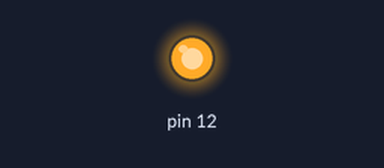
A sketch run on a simulated Arduino Uno, built with avr-gcc and run on an emulated ATmega328P. Parts: output pins drawn as LEDs (lit = HIGH).

Above: at 0.5 s.
At 10.5 s:
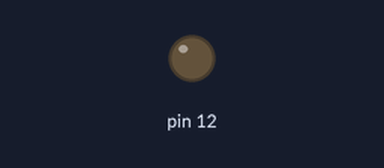
Timing chart, 0 to 15.6 s (numbered marks = the images above):
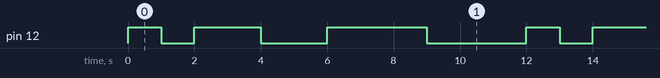

The sketch:

1.ino
```cpp
/*
  This program blinks pin 12 of the Arduino (the
  built-in LED) for 1,2,3 seconds
*/

void setup()
{
  pinMode(12, OUTPUT);
}

void loop()
{
  digitalWrite(12, HIGH);
  delay(1000);
  digitalWrite(12, LOW);
  delay(1000);
  digitalWrite(12, HIGH);
  delay(2000);
  digitalWrite(12, LOW);
  delay(2000);
  digitalWrite(12, HIGH);
  delay(3000);
  digitalWrite(12, LOW);
  delay(3000);
}
```

Measured:
- by itself, pin 12: repeats every 12.0 s: LOW 1.0 s, HIGH 2.0 s, LOW 2.0 s, HIGH 3.0 s, LOW 3.0 s, HIGH 1.0 s
- by itself, everything shown: repeats every 12.0 s, in 6 steps
